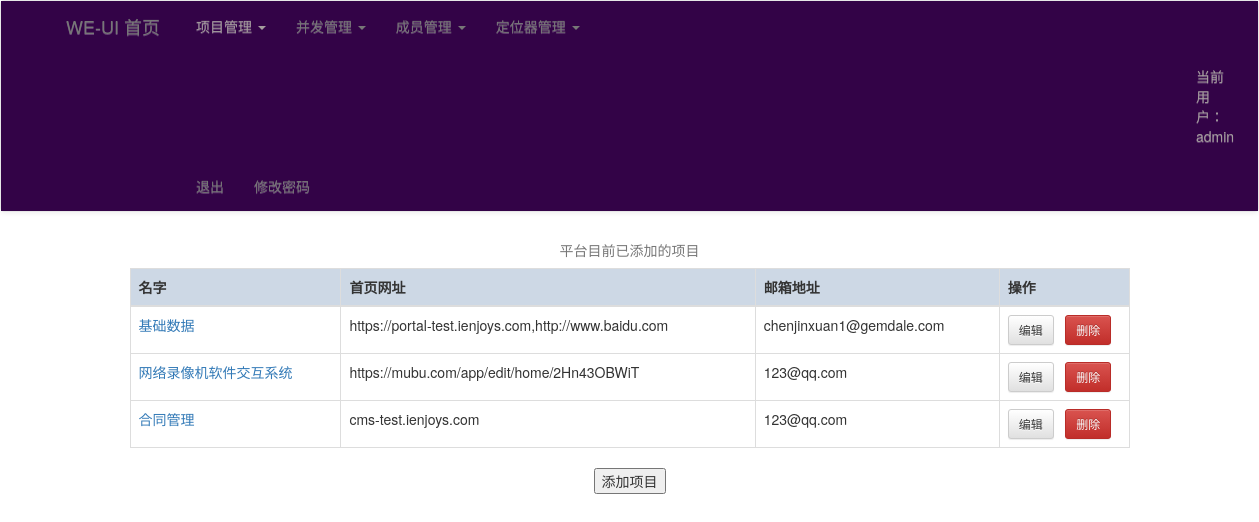
The app's page /home/ (signed in) with its own data.
### uiApp/models.py (models this page shows, shortened)
class DB_end(models.Model):
    name = models.CharField(max_length=20, null=True, blank=True)
    host = models.CharField(max_length=200, null=True, blank=True)
    check_time = models.IntegerField(default=60)
    phone = models.CharField(max_length=200, null=True, blank=True)
    email = models.CharField(max_length=200, null=True, blank=True)
    dingtalk = models.CharField(max_length=200, null=True, blank=True)
    user = models.CharField(max_length=20, null=True, blank=True)
    max_threads = models.IntegerField(default=5)
    monitor_host = models.CharField(max_length=200, null=True, blank=True)

### uiApp/views.py (the view)
# urls.py: 2. Add a URL to urlpatterns:  path('', views.home, name='home')
@login_required()
def home(request):
    res = {'end': DB_end.objects.all(), 'href': DB_href.objects.all()}
    return render(request, 'home.html', res)

### uiApp/templates/home.html (shortened to what this page needs)
<!DOCTYPE html>
<html lang="en">
<head>
    <link rel="stylesheet" type="text/css" href="/static/bootstrap-3.4.1-dist/css/bootstrap.css">
    <link rel="stylesheet" type="text/css" href="/static/bootstrap-3.4.1-dist/css/bootstrap-theme.css">
</head>
<body>
    {% include 'new_menu.html' %}
    <table class="table table-bordered" align="center" style="width: 1000px">
       <caption style="text-align: center">平台目前已添加的项目</caption>
       <thead>
         <tr style="background-color: #cdd8e5">
         <th>名字</th>
         <th>首页网址</th>
         <th>邮箱地址</th>
         <th>操作</th>
         </tr>
       </thead>
       <tbody>
         {% for i in end %}
         <tr>
             <td><a href="/testcases/{{ i.id }}">{{ i.name }}</a></td>
             <td>{{ i.host }}</td>
             <td>{{ i.email }}</td>
             <td style="width: 13%"><button class="btn btn-default btn-sm" onclick="edit_project({{ i.id }})">编辑</button> &nbsp
             <button class="btn btn-danger btn-sm"onclick="delEnd({{ i.id }})">删除</button></td>
         </tr>
         {% endfor %}
       </tbody>
    </table>
    <div align="center"><button onclick='javascript=document.getElementById("add_end_input").style.display="block"'>添加项目</button></div>
</body>
</html>

### uiApp/templates/new_menu.html (shortened to what this page needs)
<!DOCTYPE html>
<html lang="en">
<head>
</head>
<body>
    <nav class="navbar navbar-default" role="navigation">
        <div class="container-fluid" style="background-color: #330347">
        <div class="navbar-header" style="margin-left: 50px">
            <a class="navbar-brand" href="/home/">WE-UI 首页</a>
        </div>
        <div class="collapse navbar-collapse" id="example-navbar-collapse" style="margin-left: 150px;">
            <ul class="nav navbar-nav">
                <li class="dropdown">
                    <a style="color: #a59e9e" href="#" class="dropdown-togfsgle" data-toggle="dropdown">
                        项目管理 <b class="caret"></b>
                    </a>
                </li>
                <li class="dropdown">
                    <a href="#" class="dropdown-toggle" data-toggle="dropdown">
                        并发管理 <b class="caret"></b>
                    </a>
                </li>
                <li class="dropdown">
                    <a href="#" class="dropdown-toggle" data-toggle="dropdown">
                        成员管理 <b class="caret"></b>
                    </a>
                <li class="dropdown">
                <li class="dropdown">
                    <a href="#" class="dropdown-toggle" data-toggle="dropdown">
                        定位器管理 <b class="caret"></b>
                    </a>
                <li class="dropdown">
                <li >
                    <a style="margin-left: 1000px;color: #a59e9e" disabled="True" href="#" >
                        当前用户：{{ user }}
                    </a>
                </li>
                <li>
                    <a href="/logout/" >
                       退出
                    </a>
                </li>
                <li>
                    <a href="//" >
                       修改密码
                    </a>
                </li>
            </ul>
        </div>
        </div>
    </nav>
</body>
</html>

### records on screen
DB_end: name "基础数据", host "https://portal-test.ienjoys.com,http://www.baidu.com", email "chenjinxuan1@gemdale.com"
DB_end: name "网络录像机软件交互系统", host "https://mubu.com/app/edit/home/2Hn43OBWiT", email "123@qq.com"
DB_end: name "合同管理", host "cms-test.ienjoys.com", email "123@qq.com"

### other values on screen
{{ user }} "admin"
